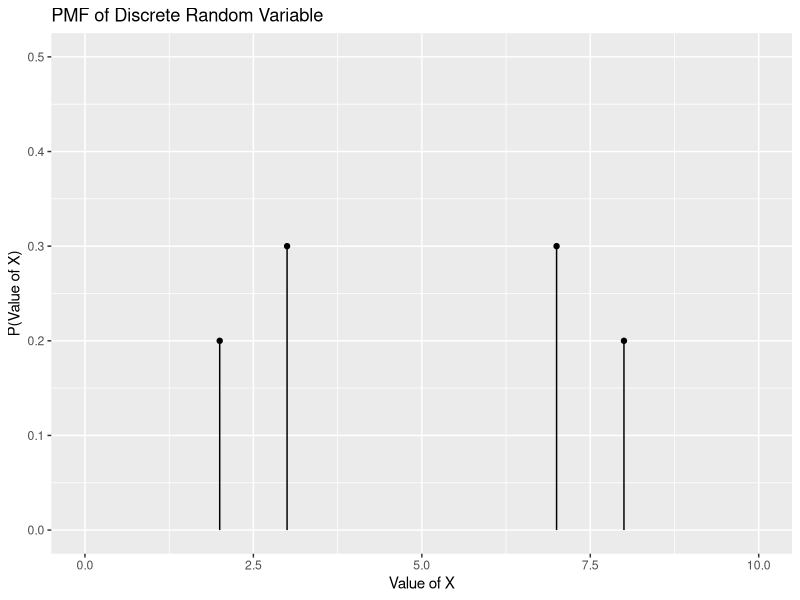

This figure's R source:
## ---- chunk 1
library(tidyverse)
## ---- chunk 2
d <- data.frame(
  x   = c(2,3,7,8), 
  p_x = c(0.2, 0.3, 0.3, 0.2)) 

d %>%
  ggplot() +
  geom_point(
    aes(x = x, y = p_x)) + 
  geom_segment(
    aes(
      x = x, xend = x, 
      y = 0, yend = p_x)) + 
  coord_cartesian(
    xlim = c(0, 10), 
    ylim = c(0.0, 0.5)) + 
  labs(
    title = 'PMF of Discrete Random Variable', 
    x = 'Value of X', 
    y = 'P(Value of X)')
